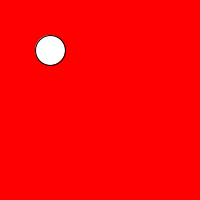
Frame 1 (no input)
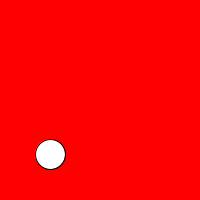
Frame 60 (the mouse pressed at the canvas centre just before this capture)
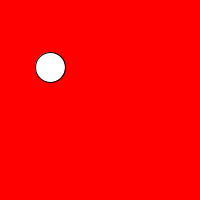
Frame 120 (the mouse held since frame 60 and released just before this capture)

The Processing sketch that drew these frames (run headless with seeded random() and noise(); from frame 60 on, the mouse is pressed at the canvas centre):

// Processing sketch: sketch_180428d
// ── sketch_180428d.pde
float x = 50; 
float y = 50;
float r = 30;
float v = 0;
float a = 0.1;

void setup() {
  size(200, 200);
  ellipseMode(CENTER);
}

void draw() {
  background(255, 0, 0);
  ellipse(x, y, r, r);
  v = v + a;
  y = y + v;
  if ( y > height -r/2) {
    v = -v;
  }
}
